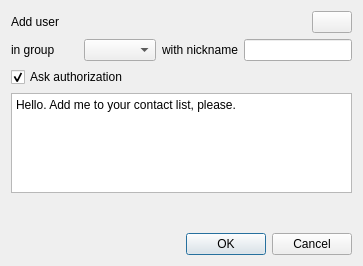
<ui version="4.0" >
 <class>AddContactDialog</class>
 <widget class="QWidget" name="AddContactDialog" >
  <property name="geometry" >
   <rect>
    <x>0</x>
    <y>0</y>
    <width>363</width>
    <height>266</height>
   </rect>
  </property>
  <property name="sizePolicy" >
   <sizepolicy vsizetype="Minimum" hsizetype="Minimum" >
    <horstretch>0</horstretch>
    <verstretch>0</verstretch>
   </sizepolicy>
  </property>
  <property name="windowTitle" >
   <string>Add contact</string>
  </property>
  <property name="windowIcon" >
   <iconset resource="res.qrc" >
    <normaloff>:/icons/cl_add_contact.png</normaloff>:/icons/cl_add_contact.png</iconset>
  </property>
  <layout class="QVBoxLayout" name="verticalLayout" >
   <item>
    <layout class="QHBoxLayout" >
     <item>
      <widget class="QLabel" name="label" >
       <property name="text" >
        <string>Add user</string>
       </property>
      </widget>
     </item>
     <item>
      <widget class="QLabel" name="emailLabel" >
       <property name="text" >
        <string/>
       </property>
      </widget>
     </item>
     <item>
      <spacer>
       <property name="orientation" >
        <enum>Qt::Horizontal</enum>
       </property>
       <property name="sizeType" >
        <enum>QSizePolicy::MinimumExpanding</enum>
       </property>
       <property name="sizeHint" stdset="0" >
        <size>
         <width>16</width>
         <height>20</height>
        </size>
       </property>
      </spacer>
     </item>
     <item>
      <widget class="QPushButton" name="infoButton" >
       <property name="sizePolicy" >
        <sizepolicy vsizetype="Fixed" hsizetype="Fixed" >
         <horstretch>0</horstretch>
         <verstretch>0</verstretch>
        </sizepolicy>
       </property>
       <property name="text" >
        <string/>
       </property>
       <property name="icon" >
        <iconset resource="res.qrc" >
         <normaloff>:/icons/anketa.png</normaloff>:/icons/anketa.png</iconset>
       </property>
      </widget>
     </item>
    </layout>
   </item>
   <item>
    <layout class="QHBoxLayout" >
     <item>
      <widget class="QLabel" name="label_3" >
       <property name="text" >
        <string>in group</string>
       </property>
      </widget>
     </item>
     <item>
      <widget class="QComboBox" name="groupComboBox" />
     </item>
     <item>
      <widget class="QLabel" name="label_4" >
       <property name="text" >
        <string>with nickname</string>
       </property>
      </widget>
     </item>
     <item>
      <widget class="QLineEdit" name="nicknameEdit" >
       <property name="sizePolicy" >
        <sizepolicy vsizetype="Fixed" hsizetype="Preferred" >
         <horstretch>0</horstretch>
         <verstretch>0</verstretch>
        </sizepolicy>
       </property>
      </widget>
     </item>
    </layout>
   </item>
   <item>
    <widget class="QCheckBox" name="authorizationCheckBox" >
     <property name="text" >
      <string>Ask authorization</string>
     </property>
     <property name="checked" >
      <bool>true</bool>
     </property>
    </widget>
   </item>
   <item>
    <widget class="QPlainTextEdit" name="authorizationMessageEdit" >
     <property name="enabled" >
      <bool>true</bool>
     </property>
     <property name="sizePolicy" >
      <sizepolicy vsizetype="MinimumExpanding" hsizetype="MinimumExpanding" >
       <horstretch>0</horstretch>
       <verstretch>0</verstretch>
      </sizepolicy>
     </property>
     <property name="minimumSize" >
      <size>
       <width>0</width>
       <height>0</height>
      </size>
     </property>
     <property name="maximumSize" >
      <size>
       <width>400</width>
       <height>100</height>
      </size>
     </property>
     <property name="baseSize" >
      <size>
       <width>0</width>
       <height>0</height>
      </size>
     </property>
     <property name="plainText" >
      <string>Hello. Add me to your contact list, please.</string>
     </property>
     <property name="backgroundVisible" >
      <bool>false</bool>
     </property>
    </widget>
   </item>
   <item>
    <spacer>
     <property name="orientation" >
      <enum>Qt::Vertical</enum>
     </property>
     <property name="sizeType" >
      <enum>QSizePolicy::Expanding</enum>
     </property>
     <property name="sizeHint" stdset="0" >
      <size>
       <width>20</width>
       <height>16</height>
      </size>
     </property>
    </spacer>
   </item>
   <item>
    <widget class="QDialogButtonBox" name="buttonBox" >
     <property name="orientation" >
      <enum>Qt::Horizontal</enum>
     </property>
     <property name="standardButtons" >
      <set>QDialogButtonBox::Cancel|QDialogButtonBox::Ok</set>
     </property>
    </widget>
   </item>
  </layout>
 </widget>
 <resources>
  <include location="res.qrc" />
 </resources>
 <connections>
  <connection>
   <sender>authorizationCheckBox</sender>
   <signal>toggled(bool)</signal>
   <receiver>authorizationMessageEdit</receiver>
   <slot>setEnabled(bool)</slot>
   <hints>
    <hint type="sourcelabel" >
     <x>52</x>
     <y>88</y>
    </hint>
    <hint type="destinationlabel" >
     <x>52</x>
     <y>162</y>
    </hint>
   </hints>
  </connection>
 </connections>
</ui>
